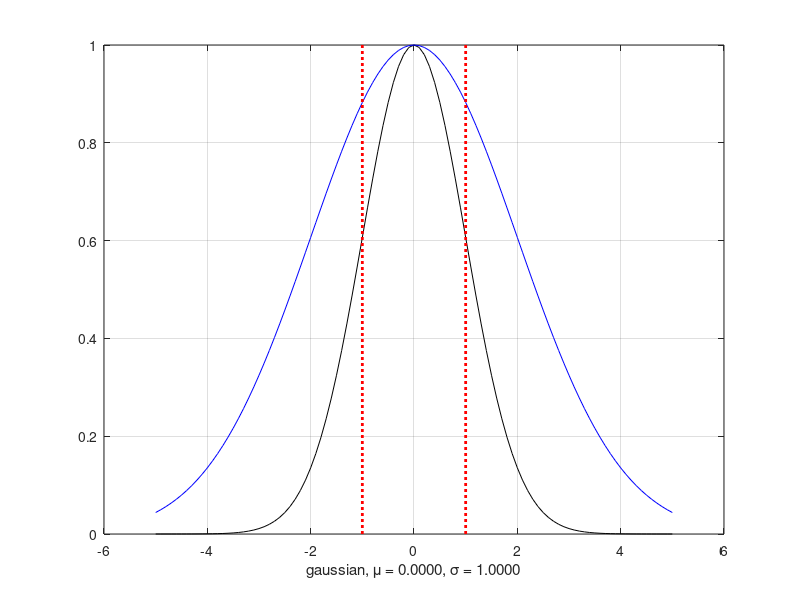

Reproduce this figure in MATLAB.
sigma = 1;
mean  = 0;

x = -5*sigma:0.1:5*sigma;
y = gaussmf(x, [sigma mean]);
y2 = gaussmf(x, [2*sigma mean]);
%y3 = gaussmf(x, [1/sqrt(2) * sigma mean]);

close all; figure; 
ax = axes; 

plot(x, y, 'k'); hold on;
plot(x, y2, 'b');
%plot(x, y3, 'm');

grid on;
xlabel(sprintf('gaussian, \\mu = %.4f, \\sigma = %.4f', mean, sigma));

threeSigma = 1*sigma;
line([threeSigma threeSigma], get(ax,'YLim'), 'LineStyle', ':', 'Color', [1 0 0], 'LineWidth', 2)
line([-threeSigma -threeSigma], get(ax,'YLim'), 'LineStyle', ':', 'Color', [1 0 0], 'LineWidth', 2)
